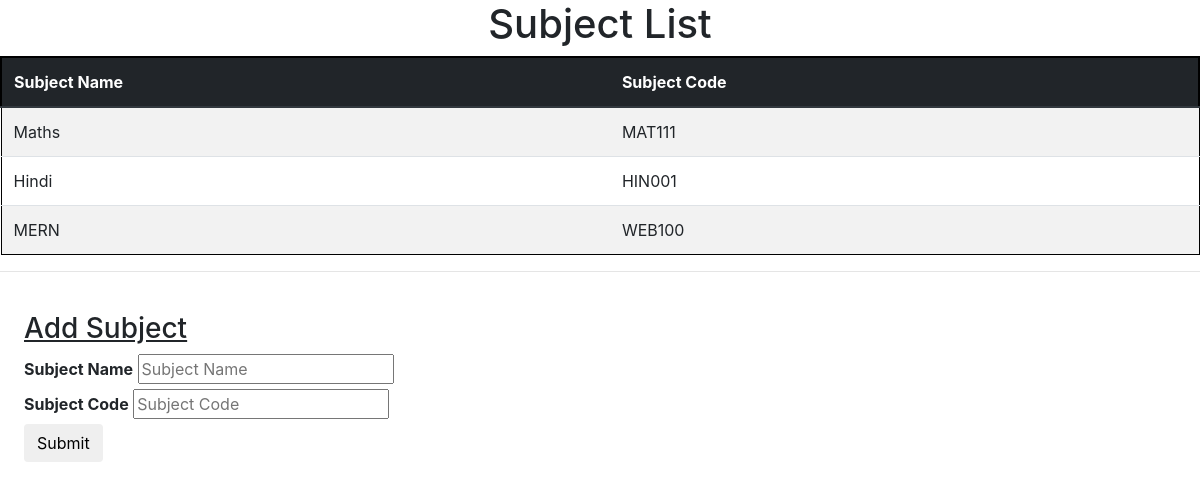
The app's page /subjects.php with its own data.
### tables this page shows
CREATE TABLE `subjects` (
  `subjectname` varchar(50) NOT NULL,
  `subjectcode` varchar(10) NOT NULL
);

### subjects.php (the view, shortened to what this page needs)
<!DOCTYPE html>
<html lang="en">
<head>
    <link rel="stylesheet" href="https://maxcdn.bootstrapcdn.com/bootstrap/4.1.1/css/bootstrap.min.css">
</head>
<body>
    <header class="header">
        <h1 align="center">Subject List</h1>
    </header>
      <div>
          <div>
              <table class="table table-striped">
              <thead class="thead thead-dark">
              <tr style="border:2px solid black;">
                  <th> Subject Name </th>
                  <th> Subject Code </th>
              </tr>
              </thead>
              <tbody>
                  <?php
                  $servername="localhost";
                  $username="root";
                  $password="";
                  $dbname="srms";
                  $con= mysqli_connect($servername,$username,$password,$dbname);
                  mysqli_select_db($con,"srms");
                  $selectquery="SELECT * FROM `subjects`";
                  $query=mysqli_query($con,$selectquery);
                  while($res=mysqli_fetch_array($query)){
                  ?>
                  <tr style="border:1px solid black">
                      <td><?php echo $res['subjectname']; ?></td>
                      <td><?php echo $res['subjectcode']; ?></td>
                  </tr>
                  <?php
                  }
                  ?>
              </tbody>
              </table>
          </div>
      </div>
      <hr>
      <div style="padding:2%;">
      <form action="add_subjects.php" method="post" class="form-container">
        <u><h3>Add Subject</h3></u>
        <label><b>Subject Name</b></label>
        <input type="text" placeholder="Subject Name" name="sname" required>
        <br>
        <label><b>Subject Code</b></label>
        <input type="text" placeholder="Subject Code" name="scode" required>
        <br>
        <button type="submit" name="submit" class="btn">Submit</button>
      </form>
    </div>
</body>
</html>

### records on screen
subjects: subjectname "Maths", subjectcode "MAT111"
subjects: subjectname "Hindi", subjectcode "HIN001"
subjects: subjectname "MERN", subjectcode "WEB100"
